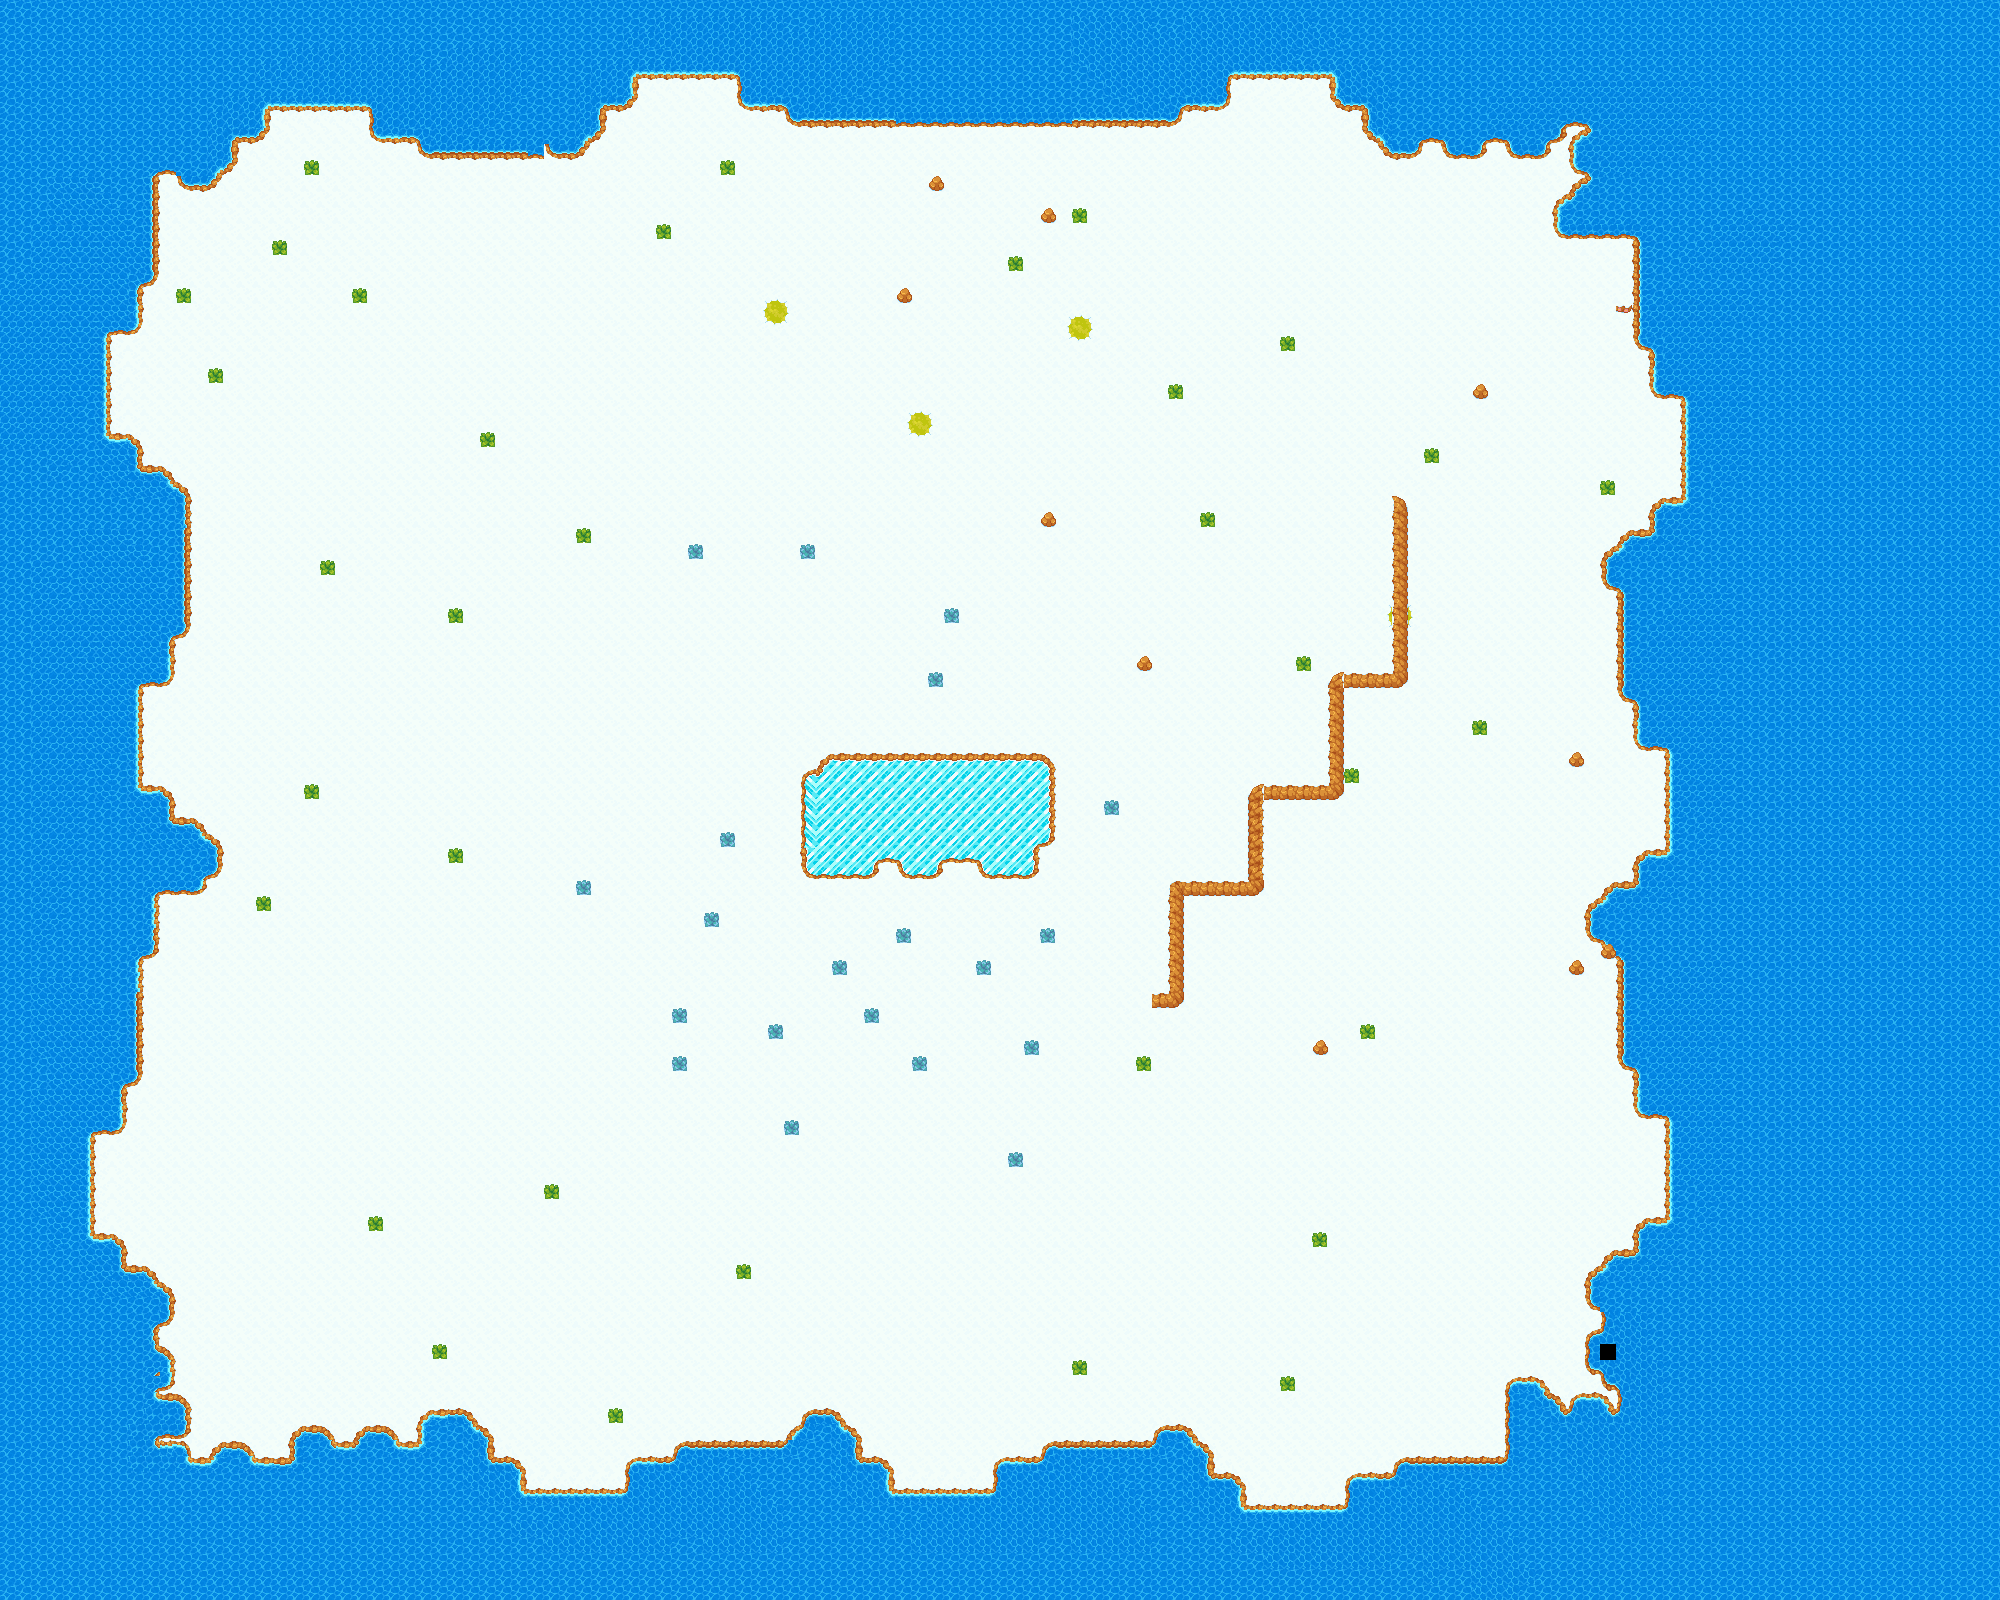

The image is a tile-based game level rendered from a .tmx file. Its description and source (layers, tilesets, objects; grid data summarised) follow:
An orthogonal 125x100 tile map with 16x16 px tiles, 2 tile layers (Tile Layer 1, Tile Layer 2), 2 hidden layers not drawn, 2 tilesets and 32 objects (boat).

<map version="1.10" tiledversion="1.10.2" orientation="orthogonal" renderorder="right-down" width="125" height="100" tilewidth="16" tileheight="16" infinite="0" nextlayerid="7" nextobjectid="147">
 <tileset firstgid="1" source="tileset.tsx" />
 <tileset firstgid="1301" source="object.tsx" />
 <layer id="1" name="Tile Layer 1" width="125" height="100">
  <data>[12500 cells, 12499 non-empty, 73 distinct tile ids]</data>
 </layer>
 <layer id="3" name="Tile Layer 2" width="125" height="100">
  <data>[12500 cells, 93 non-empty, 11 distinct tile ids]</data>
 </layer>
 <layer id="4" name="Floorblock" width="125" height="100" visible="0">
  <data>[12500 cells, 512 non-empty, 1 distinct tile ids]</data>
 </layer>
 <objectgroup id="5" name="Object Layer 1">
  <object id="106" gid="1329" x="336" y="480" width="192" height="192" />
  <object id="107" gid="1330" x="546" y="592" width="64" height="192" />
  <object id="108" gid="1330" x="276" y="586" width="64" height="192" />
  <object id="109" gid="1336" x="686" y="334" width="128" height="192" />
  <object id="110" gid="1336" x="788" y="264" width="128" height="192" />
  <object id="111" gid="1336" x="658" y="192" width="128" height="192" />
  <object id="112" gid="1335" x="1228" y="338" width="128" height="192" />
  <object id="113" gid="1335" x="1338" y="424" width="128" height="192" />
  <object id="114" gid="1335" x="1196" y="486" width="128" height="192" />
  <object id="115" gid="1321" x="904" y="362" width="56" height="60" />
  <object id="116" gid="1321" x="848" y="320" width="56" height="60" />
  <object id="117" gid="1321" x="894" y="288" width="56" height="60" />
  <object id="118" gid="1337" x="184" y="780" width="64" height="128" />
  <object id="119" gid="1337" x="238" y="822" width="64" height="128" />
  <object id="120" gid="1337" x="142" y="1182" width="64" height="128" />
  <object id="121" gid="1337" x="186" y="1176" width="64" height="128" />
  <object id="125" gid="1336" x="536" y="1362" width="128" height="192" />
  <object id="126" gid="1336" x="636" y="1344" width="128" height="192" />
  <object id="127" gid="1336" x="560" y="1180" width="128" height="192" />
  <object id="128" name="boat" gid="1304" x="1242" y="1344" width="498" height="506" />
  <object id="129" gid="1337" x="1306" y="660" width="64" height="128" />
  <object id="130" gid="1337" x="1250" y="650" width="64" height="128" />
  <object id="131" gid="1337" x="1284" y="610" width="64" height="128" />
  <object id="134" gid="1337" x="1068" y="988" width="64" height="128" />
  <object id="135" gid="1337" x="1106" y="948" width="64" height="128" />
  <object id="136" gid="1337" x="1012" y="1424" width="64" height="128" />
  <object id="137" gid="1337" x="1056" y="1366" width="64" height="128" />
  <object id="138" gid="1320" x="964" y="1356" width="60" height="60" />
  <object id="139" gid="1320" x="182" y="1198" width="60" height="60" />
  <object id="140" gid="1320" x="1358" y="484" width="60" height="60" />
  <object id="141" gid="1320" x="1630" y="468" width="60" height="60" />
  <object id="142" gid="1320" x="1630" y="468" width="60" height="60" />
 </objectgroup>
 <layer id="6" name="enemies" width="125" height="100" visible="0">
  <data>[12500 cells, 21 non-empty, 1 distinct tile ids]</data>
 </layer>
</map>
